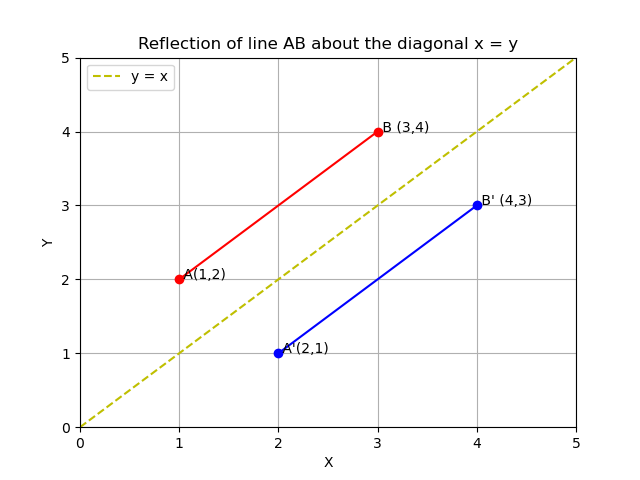

The Python source for this figure:
import matplotlib.pyplot as plt

x1 = [1,3]
y1 = [2,4]
x2 = [0,5]
y2 = [0,5]
x3 = [2,4]
y3 = [1,3]
plt.scatter(x1,y1,color='r',zorder=2)
plt.scatter(x3,y3,color='b',zorder=2)
plt.plot(x1,y1,'r')
plt.plot(x2,y2,'y--',label= 'y = x')
plt.plot(x3,y3,'b')
plt.annotate(" A(1,2) ",(1,2))
plt.annotate(" B (3,4)", (3,4))
plt.annotate(" A'(2,1) ",(2,1))
plt.annotate(" B' (4,3)", (4,3))
plt.xlim(0, 5)
plt.ylim(0, 5)
plt.xlabel('X')
plt.ylabel('Y')
plt.title('Reflection of line AB about the diagonal x = y')
plt.legend()
plt.grid()
plt.show()
